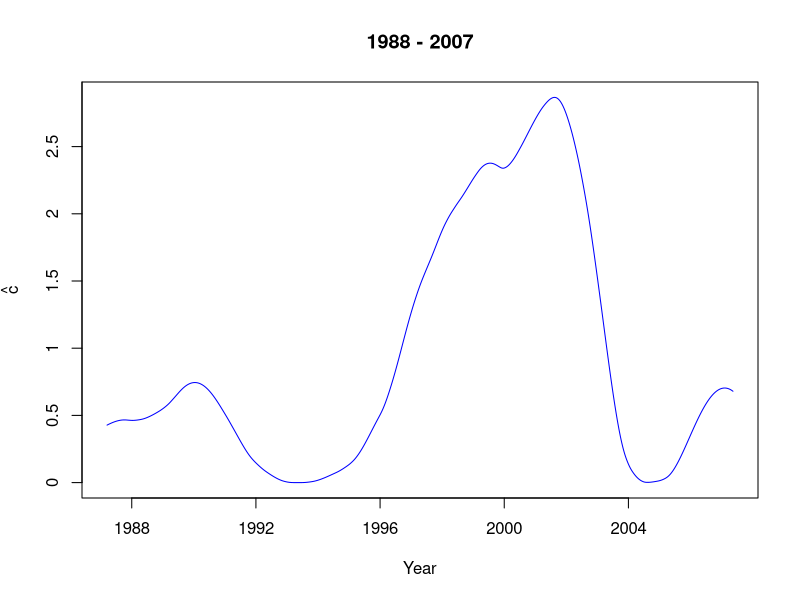

Recreate this plot in R.
setwd("~/Documents/MPECDT/MRes/Danica/Irish SM data/")

#Define Kernel
G_kernel <- function(u){
  if (abs(u)<=1){
    G <- 15*((1-u**2)**2)/16
  }else {
    G <- 0.0
  }
  return(G)
}

#Read in file and ensure date time understood
SP500 <- read.csv(file = "SP500.csv",dec = '.',header = TRUE)
SP500$Date <- as.Date(SP500$Date,format="%m/%d/%Y")
SP500$Day <- weekdays(SP500$Date)

qwe <-subset(x = SP500,SP500$Date<as.Date("2008-01-01"))
qwe1 <- subset(x=qwe, qwe$Date>as.Date("1987-12-31"))
qwe2 <- qwe1[order(qwe1$Date),]

#Wed <-subset(x = qwe2,qwe2$Day=="Friday")
n <- dim(qwe2)[1]
print(paste("number of obs: ",dim(qwe2)[1]))
print(paste("number of losses:",sum( (qwe2$Adj.Close[2:n] - qwe2$Adj.Close[1:n-1])<0 )))
neg_returns <- abs(qwe2$Adj.Close[2:n] - qwe2$Adj.Close[1:n-1])/qwe2$Adj.Close[1:n-1]
n <- length(neg_returns)

k <- 130
h <- 0.1
data_ord <- sort(neg_returns)
k_largest <- data_ord[(length(neg_returns)-k+1)]#:length(data_ord)]

ss <- seq(1/n,1, 1/n)

c_est <- numeric(n)
for (s in ss){
  i <- 1:(n)
  u <- (s-i/(n))/h
  c_est[match(s,ss)] <- (sum((neg_returns>k_largest)*sapply(u,FUN=G_kernel)))/(k*h)
}

require(graphics)
pdf(file="SP500_sced_qwe.pdf",width = 12,paper = "a4r")
plot(x = n*ss,y = c_est,type="l",col="blue",xaxt="n",yaxt="n",ylab=expression(hat(c)),xlab='Year',main="1988 - 2007")
axis(side=2,at=c(0,0.5,1,1.5,2,2.5,3),labels = c(0,0.5,1,1.5,2,2.5,3))
axis(side = 1,at=c(200,1200,2200,3200,4200),labels = c(format(qwe2[200,1],"%Y"),format(qwe2[1200,1],"%Y"),format(qwe2[2200,1],"%Y"),format(qwe2[3200,1],"%Y"),format(qwe2[4200,1],"%Y")))
dev.off()

